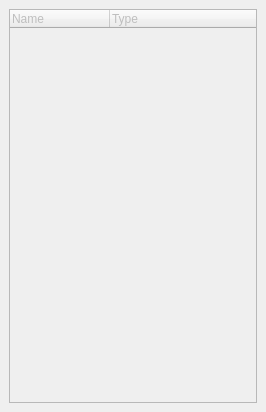
<?xml version="1.0" encoding="UTF-8"?>
<ui version="4.0">
 <class>HierarchyDockWidget</class>
 <widget class="QDockWidget" name="HierarchyDockWidget">
  <property name="enabled">
   <bool>false</bool>
  </property>
  <property name="geometry">
   <rect>
    <x>0</x>
    <y>0</y>
    <width>266</width>
    <height>412</height>
   </rect>
  </property>
  <property name="sizePolicy">
   <sizepolicy hsizetype="Preferred" vsizetype="Preferred">
    <horstretch>0</horstretch>
    <verstretch>0</verstretch>
   </sizepolicy>
  </property>
  <property name="minimumSize">
   <size>
    <width>180</width>
    <height>250</height>
   </size>
  </property>
  <property name="windowTitle">
   <string>Widget Hierarchy</string>
  </property>
  <widget class="QWidget" name="dockWidgetContents">
   <layout class="QVBoxLayout" name="verticalLayout">
    <item>
     <widget class="QTreeWidget" name="tree">
      <property name="selectionMode">
       <enum>QAbstractItemView::ExtendedSelection</enum>
      </property>
      <column>
       <property name="text">
        <string>Name</string>
       </property>
      </column>
      <column>
       <property name="text">
        <string>Type</string>
       </property>
      </column>
     </widget>
    </item>
   </layout>
  </widget>
 </widget>
 <resources/>
 <connections/>
</ui>
